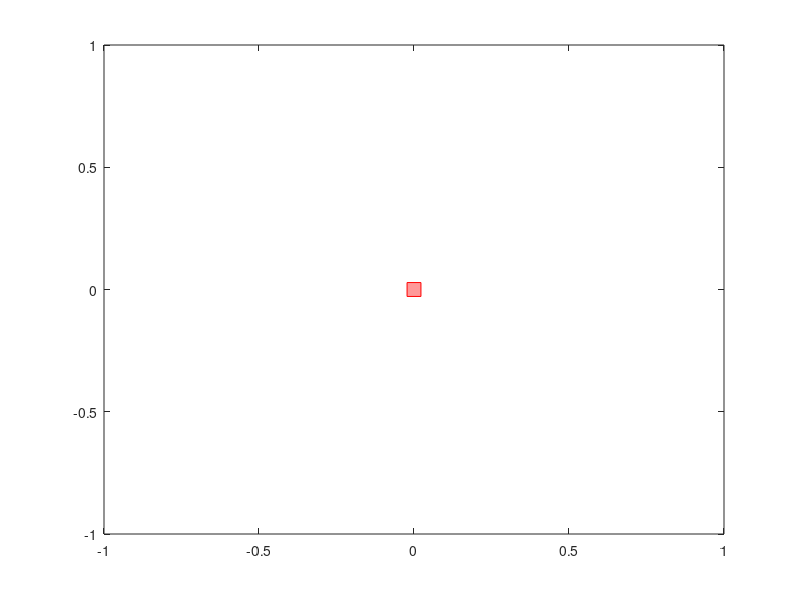

The MATLAB source for this figure:
x = linspace(0,10,50);
y = sin(x);
plot(x(1),y(1),'s','MarkerSize',10,...
    'MarkerEdgeColor','red',...
    'MarkerFaceColor',[1 .6 .6])